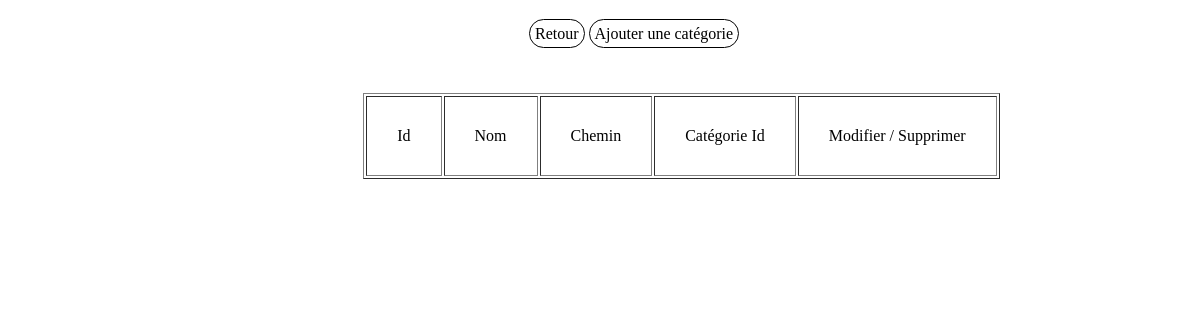
Before: /administration.php with the older database file.
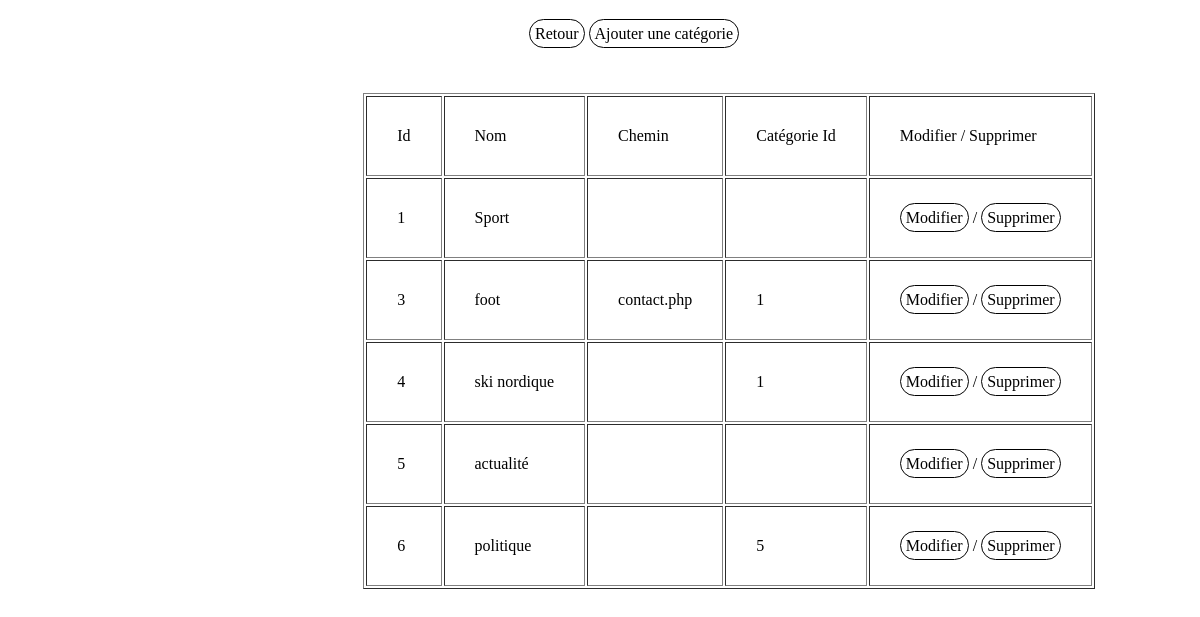
After: the same page with the newer database file.
### tables this page shows
CREATE TABLE IF NOT EXISTS `categories` (
  `id` int NOT NULL AUTO_INCREMENT,
  `nom` varchar(20) NOT NULL,
  `chemin` varchar(50) NOT NULL,
  `categorie_id` int DEFAULT NULL,
  PRIMARY KEY (`id`),
  KEY `fk_categorie_id` (`categorie_id`)
);

### classes/Connexionbdd.php (called while the page is built, shortened)
<?php
abstract class Connexionbdd {
    public static function getPdo(){
        $pdo = new PDO("mysql:host=127.0.0.1;dbname=actualite;charset=utf8mb4;port=3306", "root");
        return $pdo;
    }
    public static function query($sql, $params = []) {
        $pdo = Connexionbdd::getPdo();
        $stmt = $pdo->prepare($sql);
        $stmt->execute();
        $data = $stmt->fetchAll(PDO::FETCH_ASSOC);
        return $data;
    }
}

### classes/Admin.php (called while the page is built, shortened)
<?php
require_once 'Connexionbdd.php';
abstract class Admin extends Connexionbdd {
    public static function getDonnees(){
        $sql = 'SELECT * FROM categories';
        $categories = Connexionbdd::query($sql);
        return $categories;
    }
}

### administration.php (the view, shortened to what this page needs)
<?php
require_once 'classes/Admin.php';
$categories = Admin::getdonnees();
?>
<!DOCTYPE html>
<html lang="en" class="admin">
<head>
    <link rel="stylesheet" href="css/styles.css">
</head>
<body>
<div class="box-buttons">
    <a href="index.php" class="bouton-ajouter">Retour</a>
    <a href="ajoutCategorie.php" class="bouton-ajouter">Ajouter une catégorie</a>
</div>
<div class="tableau-admin">
    <table cellpadding="30" border="1px">
        <tr>
            <td>Id</td>
            <td>Nom</td>
            <td>Chemin</td>
            <td>Catégorie Id</td>
            <td>Modifier / Supprimer</td>
        </tr>
        <?php foreach ($categories as $categorie){?>
        <tr>
            <td><?= $categorie['id']?></td>
            <td><?= $categorie['nom']?></td>
            <td><?= $categorie['chemin']?></td>
            <td><?= $categorie['categorie_id'] ?></td>
            <td>
                <a href="modificationCategorie.php?id=<?= $categorie['id']?>" class="boutons-tableau">Modifier</a> /
                <a href="administration.php?id=<?= $categorie['id']?>" class="boutons-tableau" onclick="return confirm('Voulez-vous vraiment supprimer cette catégorie ?')">Supprimer</a>
            </td>
        </tr>
        <?php }?>
    </table>
</div>
</body>
</html>

### css/styles.css (style rules this page uses)
html { background-color: rgb(112, 112, 112); }
.admin { background-color: white; }
.tableau-admin { margin-left: 30%; margin-top: 50px; }
.boutons-tableau { text-decoration: none; color: black; border: 1px solid; border-radius: 15px; padding: 5px; }
.bouton-ajouter { text-decoration: none; color: black; border: 1px solid; border-radius: 15px; padding: 5px; }
.box-buttons { margin-left: 44%; margin-top: 25px; }

Changed rows visible on the page:
added categories: id "1", nom "Sport"
added categories: id "3", nom "foot", chemin "contact.php", categorie "1"
added categories: id "4", nom "ski nordique", categorie "1"
added categories: id "5", nom "actualité"
added categories: id "6", nom "politique", categorie "5"
